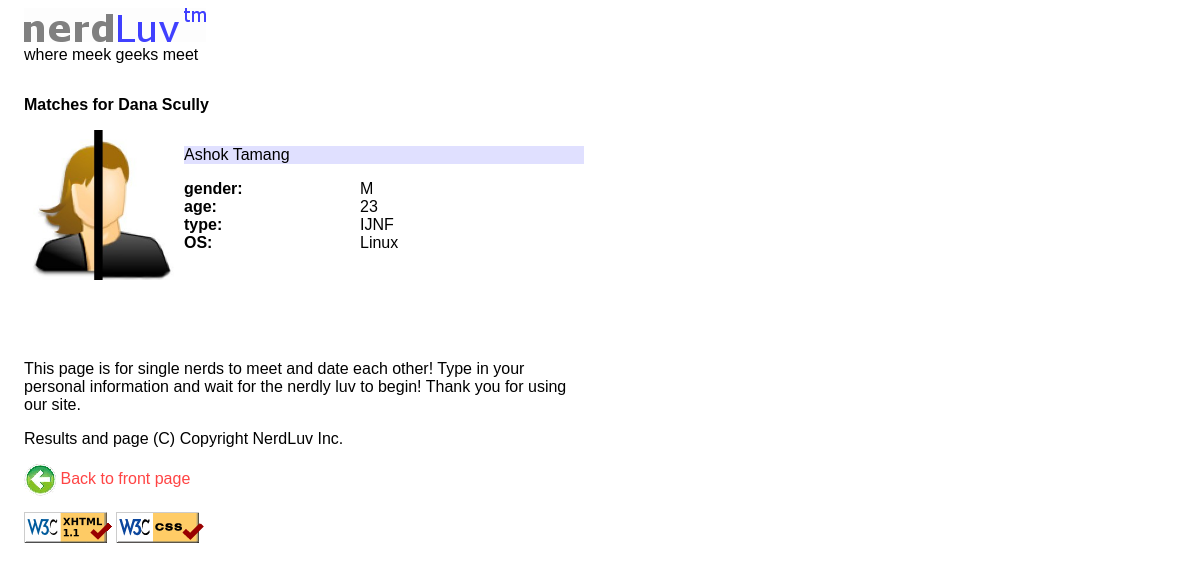
/matches-submit.php?name=Dana Scully, run on the app's committed database.
### tables this page shows
CREATE TABLE `user_info` (
  `id` int(10) unsigned NOT NULL AUTO_INCREMENT,
  `name` varchar(16) NOT NULL,
  `gender` varchar(1) NOT NULL,
  `age` int(2) unsigned NOT NULL,
  PRIMARY KEY (`id`),
  UNIQUE KEY `id` (`id`),
  UNIQUE KEY `name` (`name`)
);

CREATE TABLE `user_personality` (
  `id` int(10) unsigned DEFAULT NULL,
  `personality_type` varchar(4) NOT NULL,
  KEY `id` (`id`),
  CONSTRAINT `user_personality_ibfk_1` FOREIGN KEY (`id`) REFERENCES `user_info` (`id`)
);

CREATE TABLE `user_fav_os` (
  `id` int(10) unsigned DEFAULT NULL,
  `os` varchar(8) NOT NULL,
  KEY `id` (`id`),
  CONSTRAINT `user_fav_os_ibfk_1` FOREIGN KEY (`id`) REFERENCES `user_info` (`id`)
);

### matches-submit.php (the view, shortened to what this page needs)
<?php
include_once("database_connection.php");
$owner_name = $db->quote($_GET["name"]);
$owner_query = $db->query("SELECT * FROM user_info where name=$owner_name;");
if ($owner_query -> rowCount() > 0) {
    $owner = $owner_query->fetch();
    $owner_id = (int) $owner["id"];
    $owner_gender = $owner["gender"];
    $owner_age = (int) $owner["age"];
    $query = "SELECT personality_type from user_personality where id=$owner_id;";
    $owner_personality = $db->query($query)->fetch()["personality_type"];
    $query = "SELECT os from user_fav_os where id=$owner_id;";
    $owner_os = $db->query($query)->fetch()["os"];
    $owner_os = $db->quote($owner_os);
    $query = "SELECT min_seeking_age, max_seeking_age from user_seeking_age where id=$owner_id;";
    $seeking_age = $db->query($query)->fetch();
    $owner_min_seek = (int)$seeking_age["min_seeking_age"];
    $owner_max_seek = (int)$seeking_age["max_seeking_age"];
}
$opposite_gender = '';
if (strcmp($owner_gender, 'M') === 0) {
    $opposite_gender = 'F';
} else {
    $opposite_gender = 'M';
}
$opposite_gender = $db->quote($opposite_gender);
$matches = array();
$query = "
    SELECT user.*, os.os, pt.personality_type, seek.min_seeking_age, seek.max_seeking_age
    FROM user_info user
    JOIN user_fav_os os ON user.id = os.id
    JOIN user_personality pt ON user.id = pt.id
    JOIN user_seeking_age seek ON user.id = seek.id
    WHERE user.gender = $opposite_gender
    and user.age >= $owner_min_seek
    and user.age <= $owner_max_seek
    and seek.min_seeking_age <= $owner_age
    and seek.max_seeking_age >= $owner_age
    and os.os = $owner_os;
";
$potential_matches = $db->query($query);
if ($potential_matches->rowCount() > 0) {
    $rows = $potential_matches->fetchAll(PDO::FETCH_ASSOC);
    foreach($rows as $potential_match) {
        $pattern = "/[".$owner_personality."]/";
        if (preg_match($pattern, $potential_match["personality_type"]) === 1) {
            $matches[] = $potential_match;
        }
    }
}
if (count($matches) === 0) {
?>
    <div> No match is found. </div>
<?php
} else {
?>
<p><strong> Matches for <?= $_GET["name"] ?> </strong></p>
<?php
    foreach($matches as $single_info) {
?>
<div class="match">
    <img src="user.jpg" alt="Profile Picture">
    <div>
        <p> <?= $single_info["name"] ?> </p>
        <ul>
            <li>
                <strong>gender: </strong>
                <?= $single_info["gender"] ?>
            </li>
            <li>
                <strong>age: </strong>
                <?= $single_info["age"] ?>
            </li>
            <li>
                <strong>type: </strong>
                <?= $single_info["personality_type"] ?>
            </li>
            <li>
                <strong>OS: </strong>
                <?= $single_info["os"] ?>
            </li>
        </ul>
    </div>
</div>
<?php
    }
}
include("bottom.html"); ?>

### nerdluv.css (style rules this page uses)
* { font-size: 12pt; font-family: "Verdana", "Geneva", sans-serif; }
a { color: #F44; text-decoration: none; }
a img { border: none; }
#bannerarea { margin-bottom: 2em; }
body { background-color: white; padding-left: 1em; }
body > div, form { overflow: hidden; width: 35em; }
div { overflow: hidden; }
fieldset strong, ul strong, fieldset label.left, fieldset .column { float: left; width: 11em; }
.match { margin-bottom: 1em; }
.match img { width: 150px; float: left; margin-right: 10px; margin-bottom: 3em; }
.match p { background-color: #E0E0FF; clear: left; }
ul { list-style-type: none; padding-left: 0em; }
ul li a img { vertical-align: middle; }
#w3c { clear: both; }

### data on the page
user_info: name "Ashok Tamang", gender "M", age "23", user_personality.personality_type "IJNF", user_fav_os.os "Linux"

### other printed values
$_GET["name"] "Dana Scully"
